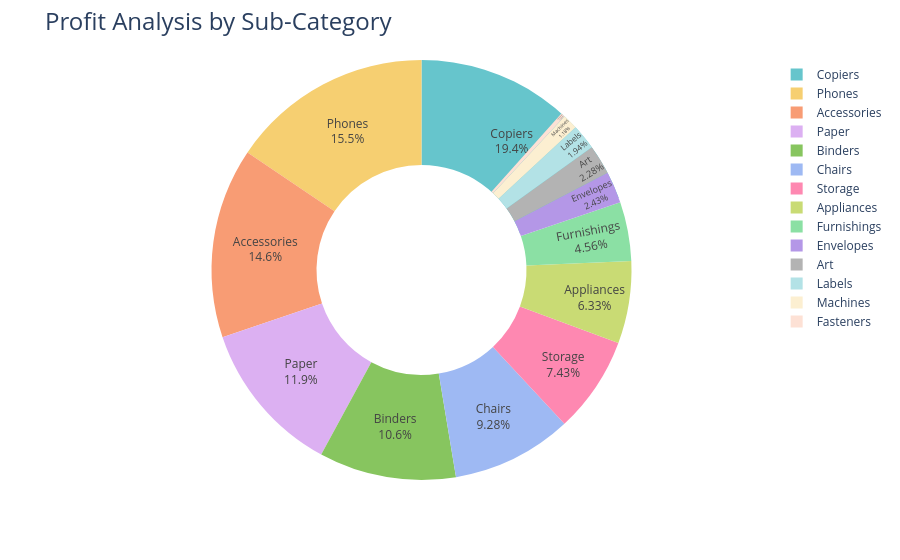

Here is the notebook cell this chart was saved with:
### Code cell
fig=px.pie(profit_by_sub_category,values='Profit',
           names='Sub-Category',
           hole=0.5,
           color_discrete_sequence=px.colors.qualitative.Pastel)
fig.update_traces(textposition='inside',textinfo='percent+label')
fig.update_layout(title_text='Profit Analysis by Sub-Category',title_font=dict(size=24))

fig.write_image("figure_60.png")
fig.show()

### Figure 1 — Plotly figure (JSON) as saved in the notebook; plotly's stock layout.template omitted (floating-point values rounded to 4 significant figures)
{"data": [{"domain": {"x": [0, 1], "y": [0, 1]}, "hole": 0.5, "hovertemplate": "Sub-Category=%{label}<br>Profit=%{value}<extra></extra>", "labels": ["Accessories", "Appliances", "Art", "Binders", "Bookcases", "Chairs", "Copiers", "Envelopes", "Fasteners", "Furnishings", "Labels", "Machines", "Paper", "Phones", "Storage", "Supplies", "Tables"], "legendgroup": "", "name": "", "showlegend": true, "textinfo": "percent+label", "textposition": "inside", "type": "pie", "values": [41940.0, 18140.0, 6528.0, 30220.0, -3473.0, 26590.0, 55620.0, 6964.0, 949.5, 13060.0, 5546.0, 3385.0, 34050.0, 44520.0, 21280.0, -1189.0, -17730.0]}], "layout": {"legend": {"tracegroupgap": 0}, "margin": {"t": 60}, "piecolorway": ["rgb(102, 197, 204)", "rgb(246, 207, 113)", "rgb(248, 156, 116)", "rgb(220, 176, 242)", "rgb(135, 197, 95)", "rgb(158, 185, 243)", "rgb(254, 136, 177)", "rgb(201, 219, 116)", "rgb(139, 224, 164)", "rgb(180, 151, 231)", "rgb(179, 179, 179)"], "title": {"font": {"size": 24}, "text": "Profit Analysis by Sub-Category"}}}
